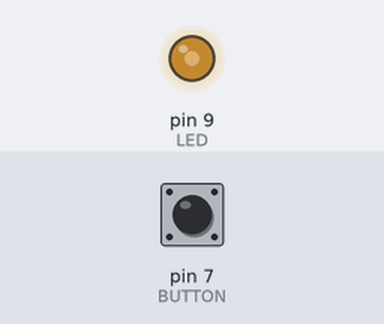
This sketch was run on a simulated Arduino Uno, built with avr-gcc and run on an emulated ATmega328P. Shown: output pins drawn as LEDs (lit = HIGH). The test bench sets the inputs (shaded band); at power-on: pin 7 (BUTTON) HIGH.

Above: at 1.25 s.
1.3 s: pin 7 (BUTTON) pulled LOW for 3.2 s
At 1.8 s:
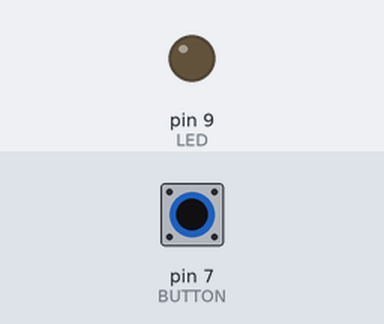
7.5 s: pin 7 (BUTTON) pulled LOW for 0.15 s
At 8.26 s:
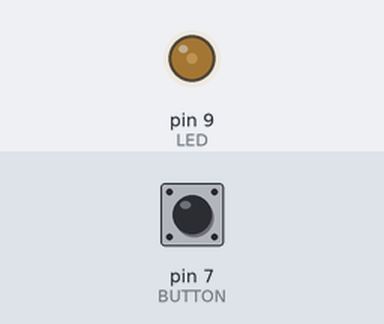
10.5 s: pin 7 (BUTTON) pulled LOW for 1 s
At 13.46 s:
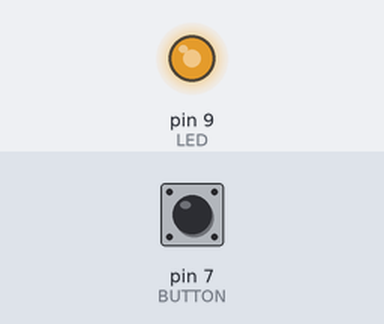
Timing chart, 0 to 20.2 s (numbered marks = the images above; inputs shaded):
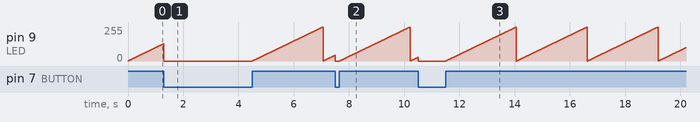

The sketch:

LEDwithPWMandButton.ino
```cpp
// LED with PWM and Button.
const int LED = 9;
const int BUTTON = 7;
int i = 0;

void operateLED(int value)
{
  analogWrite(LED, value);
  delay(10);
}

void turnOffLED()
{
  operateLED(0);
  i = 0;
  delay(10);
}

void setup() {
  pinMode(LED, OUTPUT);
  pinMode(BUTTON, INPUT);
}

void loop() {
  if(digitalRead(BUTTON) == LOW) {
    turnOffLED();
  } else {
    if(i < 255) {
      i++;
    } else {
      i = 0;
    }
    operateLED(i);
  }
}
```
